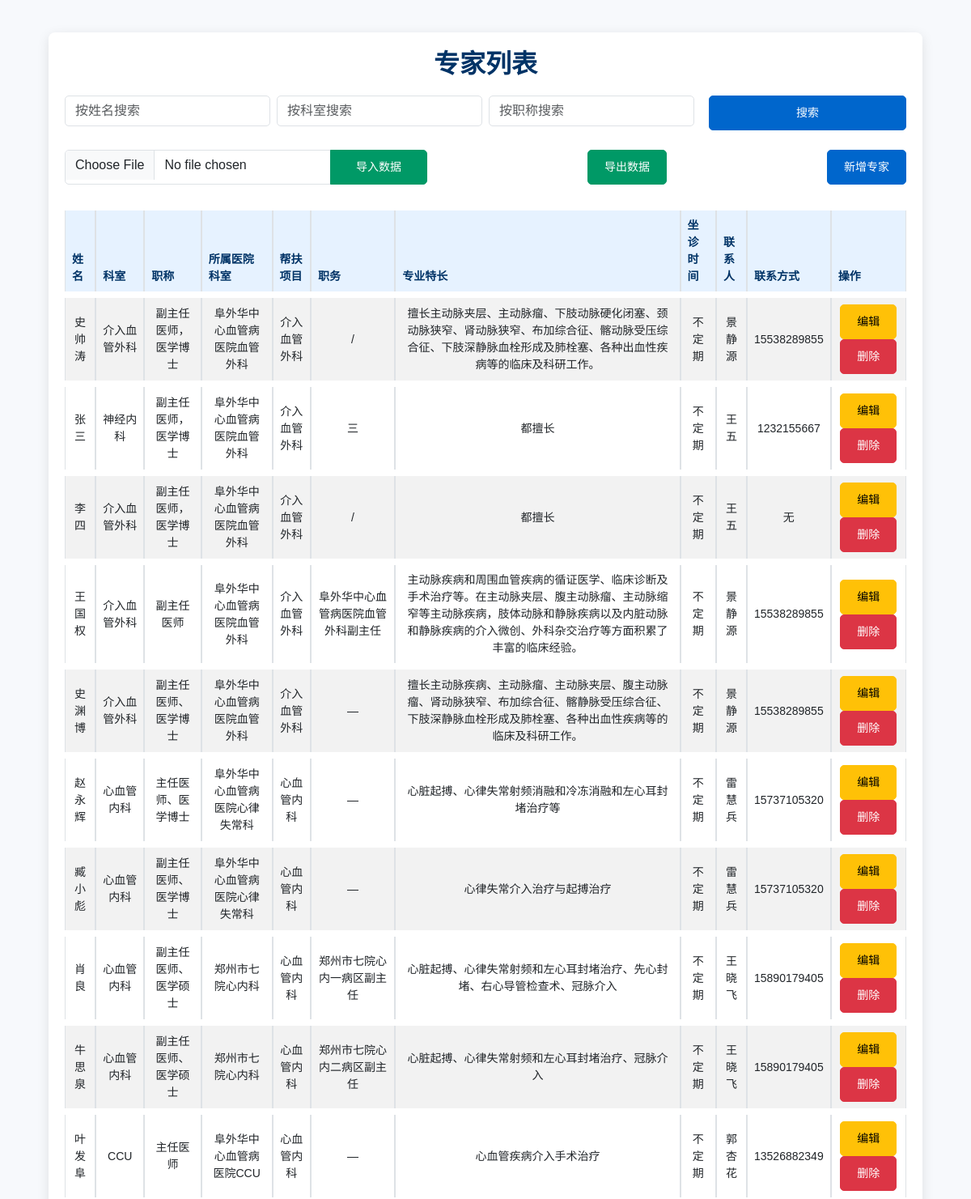
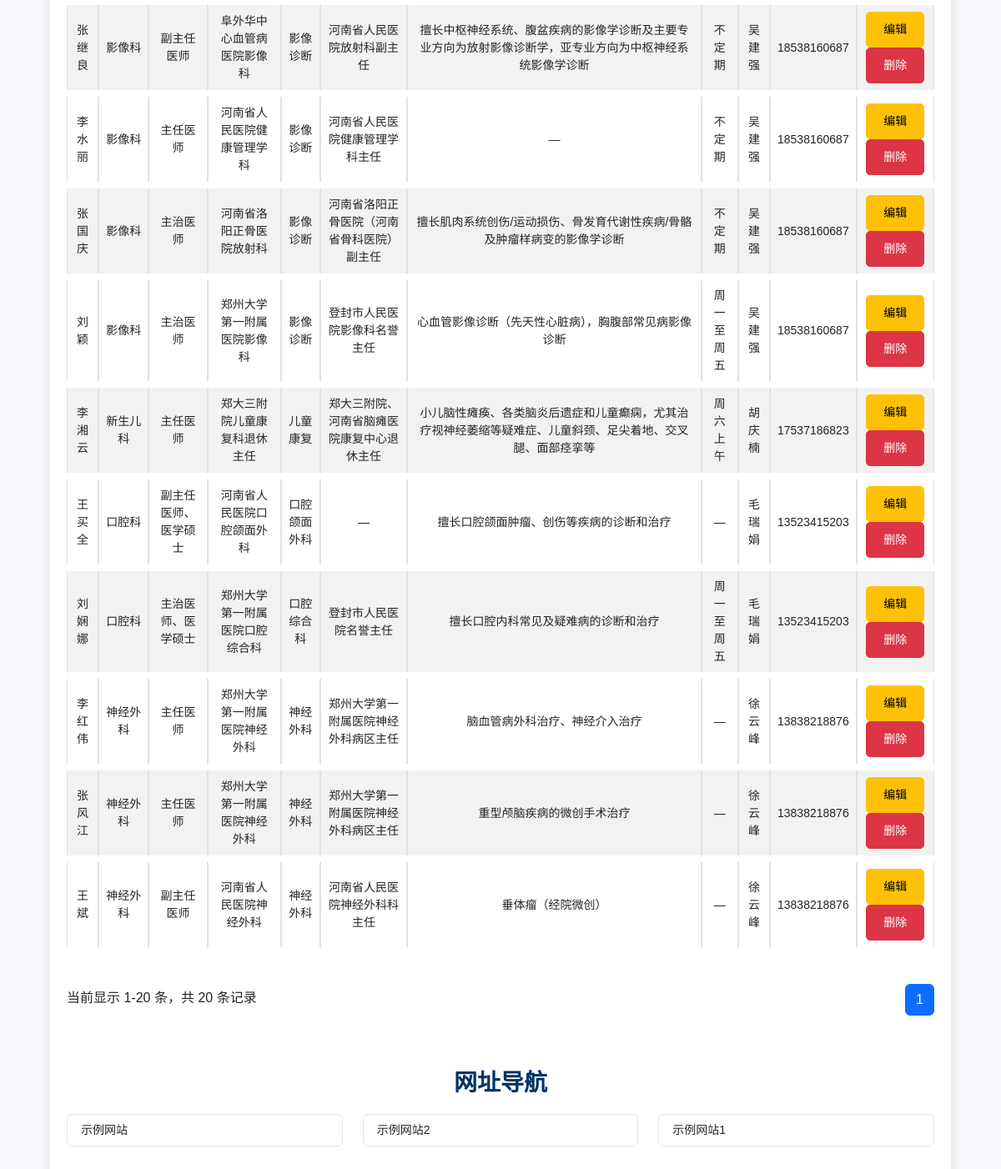
The page / on the database its author committed (2 pictures, top to bottom).
### hospital_app/models.py (models this page shows, shortened)
class ListItem(models.Model):
    name = models.CharField(max_length=255, verbose_name="外聘专家姓名")
    department = models.CharField(max_length=255, verbose_name="科室")
    origin_department = models.CharField(max_length=255, verbose_name="专家所属医院科室", null=True, blank=True)
    project = models.CharField(max_length=255, verbose_name="帮扶专业", null=True, blank=True)
    job = models.CharField(max_length=255, verbose_name="职称", null=True, blank=True)
    duty = models.CharField(max_length=255, verbose_name="职务", null=True, blank=True)
    talent = models.CharField(max_length=255, verbose_name="专业特长", null=True, blank=True)
    official_time = models.CharField(max_length=255, verbose_name="坐诊时间", null=True, blank=True)
    contactor = models.CharField(max_length=50, verbose_name="联系人", null=True, blank=True)
    contact = models.CharField(max_length=50, verbose_name="联系方式", null=True, blank=True)
    is_visible = models.BooleanField(default=True, verbose_name="是否显示")
    created_at = models.DateTimeField(auto_now_add=True, verbose_name="创建时间")
    updated_at = models.DateTimeField(auto_now=True, verbose_name="更新时间")

class Hyperlink(models.Model):
    text = models.CharField(max_length=255, verbose_name="链接文字内容")
    url = models.URLField(verbose_name="链接地址")
    group = models.CharField(max_length=255, blank=True, null=True, verbose_name="分组")
    order = models.PositiveIntegerField(default=0, verbose_name="排序")
    created_at = models.DateTimeField(auto_now_add=True, verbose_name="创建时间")
    updated_at = models.DateTimeField(auto_now=True, verbose_name="更新时间")
    class Meta:
        ordering = ['order']

### hospital_app/views.py (the view, shortened to what this page needs)
# urls.py: path('', views.list_items, name='home'),  # 根路径指向 list_items 视图
def list_items(request):
    name_query = request.GET.get('name', '')
    department_query = request.GET.get('department', '')
    job_query = request.GET.get('job', '')
    list_items = ListItem.objects.all()
    if name_query:
        list_items = list_items.filter(name__icontains=name_query)
    if department_query:
        list_items = list_items.filter(department__icontains=department_query)
    if job_query:
        list_items = list_items.filter(job__icontains=job_query)
    paginator = Paginator(list_items, 20)  # 每页显示 20 条记录
    page_number = request.GET.get('page')
    page_obj = paginator.get_page(page_number)
    hyperlinks = Hyperlink.objects.all()
    return render(request, 'list_items.html', {
        'list_items': page_obj,
        'hyperlinks': hyperlinks,
    })

### hospital_app/templates/list_items.html (shortened to what this page needs)
<!DOCTYPE html>
<html lang="zh">
<head>
    <link rel="stylesheet" href="https://cdn.jsdelivr.net/npm/bootstrap@5.3.0-alpha1/dist/css/bootstrap.min.css">
</head>
<body>
<div class="container">
    <h2 class="text-center">专家列表</h2>
    <form method="get" action="" class="mb-4">
        <div class="row g-2">
            <div class="col-md-3">
                <input type="text" name="name" class="form-control" placeholder="按姓名搜索" value="{{ request.GET.name }}">
            </div>
            <div class="col-md-3">
                <input type="text" name="department" class="form-control" placeholder="按科室搜索" value="{{ request.GET.department }}">
            </div>
            <div class="col-md-3">
                <input type="text" name="job" class="form-control" placeholder="按职称搜索" value="{{ request.GET.job }}">
            </div>
            <div class="col-md-3 d-flex align-items-center">
                <button type="submit" class="btn btn-primary w-100">搜索</button>
            </div>
        </div>
    </form>
    <div class="d-flex justify-content-between align-items-center mb-4">
        <form method="POST" enctype="multipart/form-data" class="d-flex align-items-center">
            <div class="input-group">
                <input type="file" name="import_file" class="form-control" required>
                <button type="submit" class="btn btn-success">导入数据</button>
            </div>
        </form>
        <a href="?export=true" class="btn btn-success">导出数据</a>
        <a href="{% url 'admin:hospital_app_listitem_add' %}" class="btn btn-primary">新增专家</a>
    </div>
    <div class="table-responsive">
        <table class="table table-striped table-hover table-bordered">
            <thead>
                <tr>
                    <th>姓名</th>
                    <th>科室</th>
                    <th>职称</th>
                    <th>所属医院科室</th>
                    <th>帮扶项目</th>
                    <th>职务</th>
                    <th>专业特长</th>
                    <th>坐诊时间</th>
                    <th>联系人</th>
                    <th>联系方式</th>
                    <th>操作</th>
                </tr>
            </thead>
            <tbody>
                {% for item in list_items %}
                    {% if item.is_visible %}
                        <tr>
                            <td>{{ item.name }}</td>
                            <td>{{ item.department }}</td>
                            <td>{{ item.job }}</td>
                            <td>{{ item.origin_department }}</td>
                            <td>{{ item.project }}</td>
                            <td>{{ item.duty }}</td>
                            <td>{{ item.talent }}</td>
                            <td>{{ item.official_time }}</td>
                            <td>{{ item.contactor }}</td>
                            <td>{{ item.contact }}</td>
                            <td>
                                <a href="{% url 'admin:hospital_app_listitem_change' item.id %}" class="btn btn-warning btn-sm">编辑</a>
                                <a href="{% url 'admin:hospital_app_listitem_delete' item.id %}"
                                   class="btn btn-danger btn-sm"
                                   onclick="return confirm('确定删除该专家吗？')">删除</a>
                            </td>
                        </tr>
                    {% endif %}
                {% endfor %}
            </tbody>
        </table>
    </div>
    <nav>
        <div class="d-flex justify-content-between align-items-center mb-3">
            <span>当前显示 {{ list_items.start_index }}-{{ list_items.end_index }} 条，共 {{ list_items.paginator.count }} 条记录</span>
            <ul class="pagination">
                {% for page_num in list_items.paginator.page_range %}
                    {% if page_num >= list_items.number|add:-2 and page_num <= list_items.number|add:2 %}
                        <li class="page-item {% if list_items.number == page_num %}active{% endif %}">
                            <a class="page-link" href="?page={{ page_num }}">{{ page_num }}</a>
                        </li>
                    {% endif %}
                {% endfor %}
            </ul>
        </div>
    </nav>
    <h3 class="text-center mt-5">网址导航</h3>
    <div class="row">
        {% for link in hyperlinks %}
            <div class="col-md-4">
                <div class="list-group mb-3">
                    <a href="{{ link.url }}" target="_blank" class="list-group-item list-group-item-action">
                        {{ link.text }}
                    </a>
                </div>
            </div>
        {% empty %}
            <p class="text-center text-muted">暂无可显示的超链接。</p>
        {% endfor %}
    </div>
</div>
</body>
</html>

### hospital_app/templates/list_items.html (style rules this page uses)
body { background-color: #f7f9fc; font-family: Arial, sans-serif; }
.container { margin-top: 40px; margin-bottom: 40px; background: #ffffff; border-radius: 8px; padding: 20px; box-shadow: 0 4px 15px rgba(0, 0, 0, 0.1); max-width: 90%; }
h2, h3 { font-weight: bold; color: #003366; margin-bottom: 20px; }
.form-control { border-radius: 5px; }
.table { font-size: 14px; border-collapse: separate; border-spacing: 0 8px; }
.table th { background-color: #e6f2ff; color: #003366; }
.table td { vertical-align: middle; text-align: center; }
.btn { border-radius: 5px; padding: 10px 20px; font-size: 14px; }
.btn-primary { background-color: #0066cc; border-color: #0066cc; }
.btn-success { background-color: #009966; border-color: #009966; }
.pagination { justify-content: center; margin-top: 20px; }
.list-group-item { font-size: 14px; background-color: #ffffff; border: 1px solid #e6e6e6; border-radius: 5px; margin-bottom: 10px; }
.input-group .btn { width: 120px; text-align: center; }
.d-flex .btn { margin-left: 10px; }

### rows shown on the page
ListItem: name "史帅涛", department "介入血管外科", job "副主任医师，医学博士", origin_department "阜外华中心血管病医院血管外科", project "介入血管外科", duty "/", talent "擅长主动脉夹层、主动脉瘤、下肢动脉硬化闭塞、颈动脉狭窄、肾动脉狭窄、布加综合征、髂动脉受压综合征、下肢深静脉血栓形成及肺栓塞、各种出血性疾病等的临床及科研工作。", official_time "不定期", contactor "景静源", contact "15538289855"
ListItem: name "张三", department "神经内科", job "副主任医师，医学博士", origin_department "阜外华中心血管病医院血管外科", project "介入血管外科", duty "三", talent "都擅长", official_time "不定期", contactor "王五", contact "1232155667"
ListItem: name "李四", department "介入血管外科", job "副主任医师，医学博士", origin_department "阜外华中心血管病医院血管外科", project "介入血管外科", duty "/", talent "都擅长", official_time "不定期", contactor "王五", contact "无"
ListItem: name "王国权", department "介入血管外科", job "副主任医师", origin_department "阜外华中心血管病医院血管外科", project "介入血管外科", duty "阜外华中心血管病医院血管外科副主任", talent "主动脉疾病和周围血管疾病的循证医学、临床诊断及手术治疗等。在主动脉夹层、腹主动脉瘤、主动脉缩窄等主动脉疾病，肢体动脉和静脉疾病以及内脏动脉和静脉疾病的介入微创、外科杂交治疗等方面积累了丰富的临床经验。", official_time "不定期", contactor "景静源", contact "15538289855"
ListItem: name "史渊博", department "介入血管外科", job "副主任医师、医学博士", origin_department "阜外华中心血管病医院血管外科", project "介入血管外科", duty "—", talent "擅长主动脉疾病、主动脉瘤、主动脉夹层、腹主动脉瘤、肾动脉狭窄、布加综合征、髂静脉受压综合征、下肢深静脉血栓形成及肺栓塞、各种出血性疾病等的临床及科研工作。", official_time "不定期", contactor "景静源", contact "15538289855"
ListItem: name "赵永辉", department "心血管内科", job "主任医师、医学博士", origin_department "阜外华中心血管病医院心律失常科", project "心血管内科", duty "—", talent "心脏起搏、心律失常射频消融和冷冻消融和左心耳封堵治疗等", official_time "不定期", contactor "雷慧兵", contact "15737105320"
ListItem: name "臧小彪", department "心血管内科", job "副主任医师、医学博士", origin_department "阜外华中心血管病医院心律失常科", project "心血管内科", duty "—", talent "心律失常介入治疗与起搏治疗", official_time "不定期", contactor "雷慧兵", contact "15737105320"
ListItem: name "肖良", department "心血管内科", job "副主任医师、医学硕士", origin_department "郑州市七院心内科", project "心血管内科", duty "郑州市七院心内一病区副主任", talent "心脏起搏、心律失常射频和左心耳封堵治疗、先心封堵、右心导管检查术、冠脉介入", official_time "不定期", contactor "王晓飞", contact "15890179405"
ListItem: name "牛思泉", department "心血管内科", job "副主任医师、医学硕士", origin_department "郑州市七院心内科", project "心血管内科", duty "郑州市七院心内二病区副主任", talent "心脏起搏、心律失常射频和左心耳封堵治疗、冠脉介入", official_time "不定期", contactor "王晓飞", contact "15890179405"
ListItem: name "叶发阜", department "CCU", job "主任医师", origin_department "阜外华中心血管病医院CCU", project "心血管内科", duty "—", talent "心血管疾病介入手术治疗", official_time "不定期", contactor "郭杏花", contact "13526882349"
ListItem: name "张继良", department "影像科", job "副主任医师", origin_department "阜外华中心血管病医院影像科", project "影像诊断", duty "河南省人民医院放射科副主任", talent "擅长中枢神经系统、腹盆疾病的影像学诊断及主要专业方向为放射影像诊断学，亚专业方向为中枢神经系统影像学诊断", official_time "不定期", contactor "吴建强", contact "18538160687"
ListItem: name "李水丽", department "影像科", job "主任医师", origin_department "河南省人民医院健康管理学科", project "影像诊断", duty "河南省人民医院健康管理学科主任", talent "—", official_time "不定期", contactor "吴建强", contact "18538160687"
ListItem: name "张国庆", department "影像科", job "主治医师", origin_department "河南省洛阳正骨医院放射科", project "影像诊断", duty "河南省洛阳正骨医院（河南省骨科医院）副主任", talent "擅长肌肉系统创伤/运动损伤、骨发育代谢性疾病/骨骼及肿瘤样病变的影像学诊断", official_time "不定期", contactor "吴建强", contact "18538160687"
ListItem: name "刘颖", department "影像科", job "主治医师", origin_department "郑州大学第一附属医院影像科", project "影像诊断", duty "登封市人民医院影像科名誉主任", talent "心血管影像诊断（先天性心脏病），胸腹部常见病影像诊断", official_time "周一至周五", contactor "吴建强", contact "18538160687"
ListItem: name "李湘云", department "新生儿科", job "主任医师", origin_department "郑大三附院儿童康复科退休主任", project "儿童康复", duty "郑大三附院、河南省脑瘫医院康复中心退休主任", talent "小儿脑性瘫痪、各类脑炎后遗症和儿童癫痫，尤其治疗视神经萎缩等疑难症、儿童斜颈、足尖着地、交叉腿、面部痉挛等", official_time "周六上午", contactor "胡庆楠", contact "17537186823"
ListItem: name "王买全", department "口腔科", job "副主任医师、医学硕士", origin_department "河南省人民医院口腔颌面外科", project "口腔颌面外科", duty "—", talent "擅长口腔颌面肿瘤、创伤等疾病的诊断和治疗", official_time "—", contactor "毛瑞娟", contact "13523415203"
ListItem: name "刘娴娜", department "口腔科", job "主治医师、医学硕士", origin_department "郑州大学第一附属医院口腔综合科", project "口腔综合科", duty "登封市人民医院名誉主任", talent "擅长口腔内科常见及疑难病的诊断和治疗", official_time "周一至周五", contactor "毛瑞娟", contact "13523415203"
ListItem: name "李红伟", department "神经外科", job "主任医师", origin_department "郑州大学第一附属医院神经外科", project "神经外科", duty "郑州大学第一附属医院神经外科病区主任", talent "脑血管病外科治疗、神经介入治疗", official_time "—", contactor "徐云峰", contact "13838218876"
ListItem: name "张风江", department "神经外科", job "主任医师", origin_department "郑州大学第一附属医院神经外科", project "神经外科", duty "郑州大学第一附属医院神经外科病区主任", talent "重型颅脑疾病的微创手术治疗", official_time "—", contactor "徐云峰", contact "13838218876"
ListItem: name "王斌", department "神经外科", job "副主任医师", origin_department "河南省人民医院神经外科", project "神经外科", duty "河南省人民医院神经外科科主任", talent "垂体瘤（经院微创）", official_time "—", contactor "徐云峰", contact "13838218876"
Hyperlink: text "示例网站"
Hyperlink: text "示例网站2"
Hyperlink: text "示例网站1"

### other values the page prints
{{ list_items.start_index }} "1"
{{ list_items.end_index }} "20"
{{ list_items.paginator.count }} "20"
{{ page_num }} "1"
